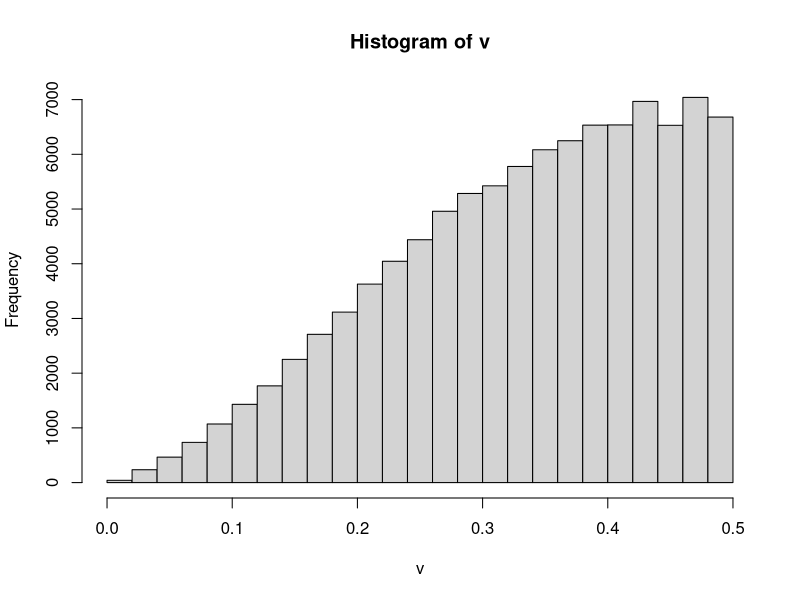
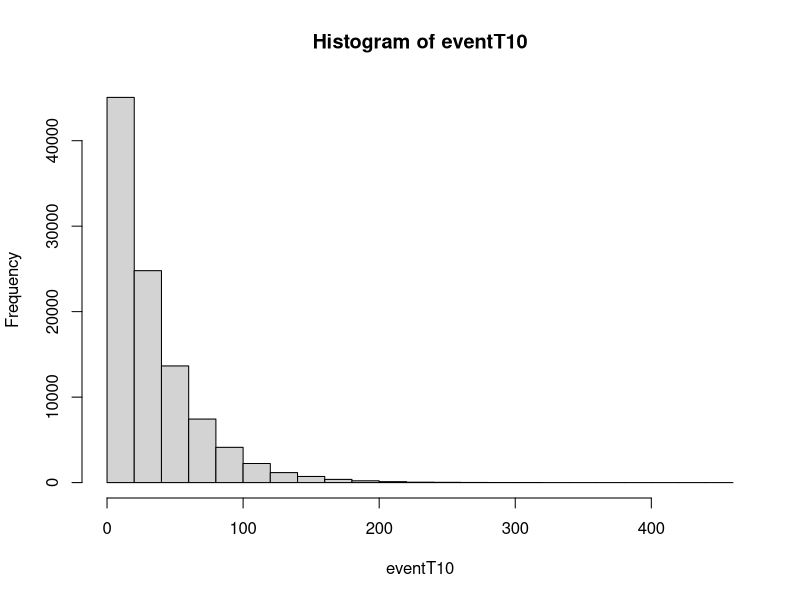
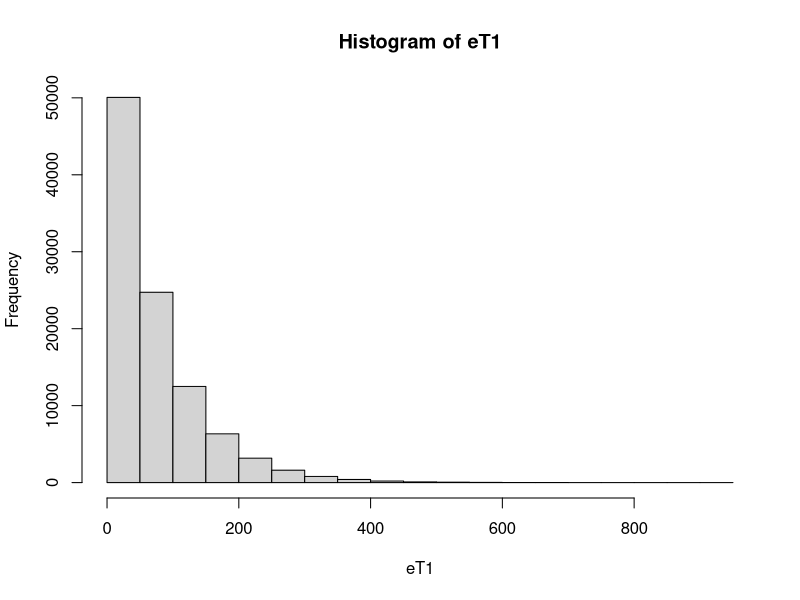
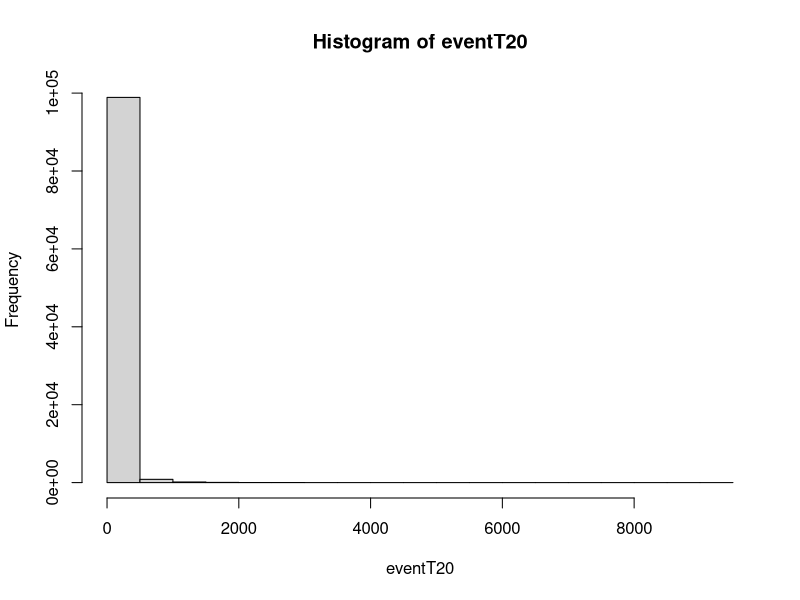
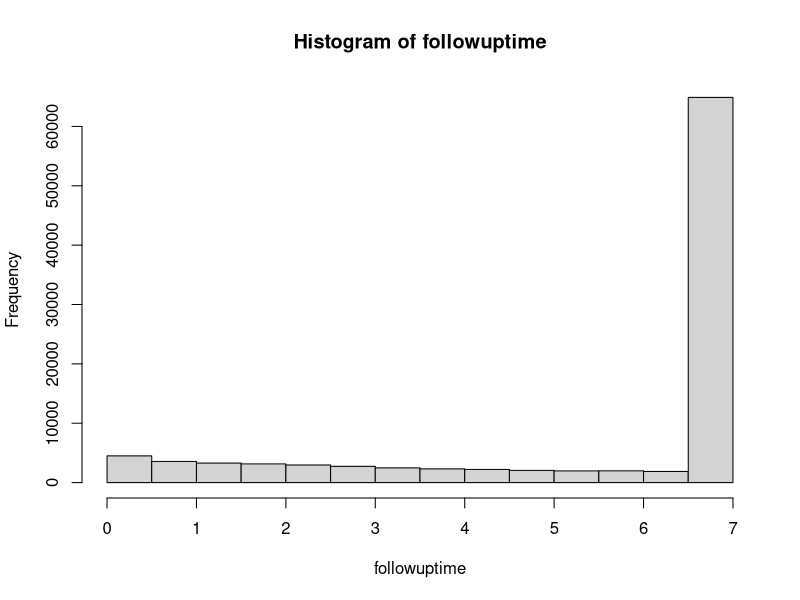
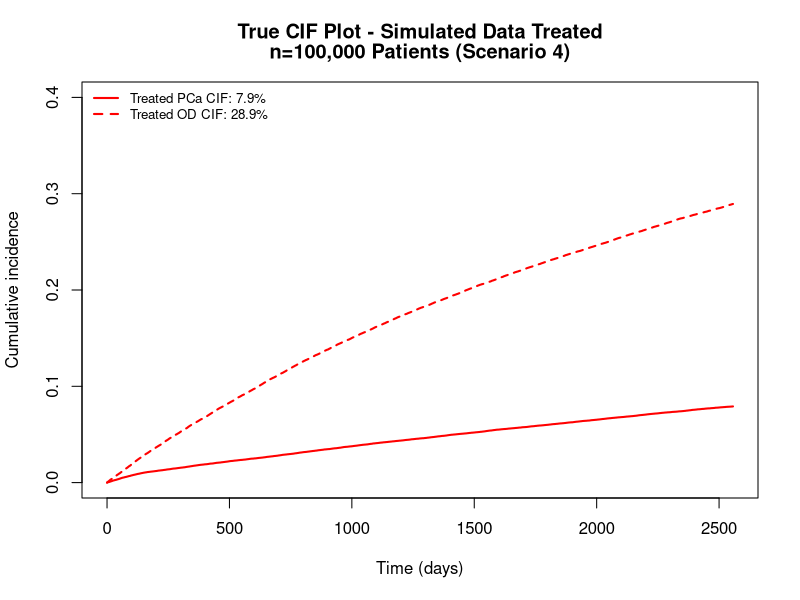

These charts were generated, in order, by the following R code:
# Load required libraries
library(survival)

# Seed
set.seed(185501225)


# Number of patients
n <- 100000

# Confounder (L as our measured confounder)
L <- rnorm(n, mean = 0, sd = 1)

# Treatment initiation times using a Weibull distribution
lambda <- 2.5  # Shape parameter for Weibull distribution
scale_param <- 0.585 * exp(0.2 * L)
W_star_weibull <- rweibull(n, shape = lambda, scale = scale_param)

summary(W_star_weibull)

##THE ABOVE CODE RETURNS TIMES LESS THAN 0.5 FOR ROUGHLY 51% OF THE PATIENTS

# Identify patients whose Weibull-generated treatment times are beyond 0.5
g <- 0.5
late_treated_indices <- which(W_star_weibull > g)
num_late <- length(late_treated_indices)

num_7<-round(0.178 * length(late_treated_indices))
sampled_indices <- sample(late_treated_indices, num_7)
W_star_weibull[sampled_indices] <- 7 + runif(num_7, min = 0, max = 3)  # Adding a random time beyond 7 years for variation

# Function to generate valid treatment initiation times 
for (i in 1:n) {
  while (TRUE) {
    time <- rweibull(1, shape = lambda, scale = scale_param[i])
    if (time <= g) {
      W_star_weibull[i] <- time
      break
    }
  }
}

# Generate treatment initiation times

W_star <- W_star_weibull

# Sample treatment initiation times randomly
v <- sample(W_star, n, replace = TRUE)

# Determine treatment status at any time t
A<-ifelse(v<=g, 1, 0)
table(A) ##all patients were treated
hist(v) ##treatment was within 6 months

##Time to events
#Event 1: PCa Death
lambda1<-0.030; betaA1 <- -0.78; betaL <- 0.95
#pre-treatment
eventT10<-rexp(n, rate = lambda1 * exp(0*L))
hist(eventT10)
#post-treatment
newT1<-rexp(n, rate = lambda1 * exp(0*L + betaA1))
#event time 1
eT1<-ifelse(eventT10<v, eventT10, (newT1+v))
hist(eT1)

##Event 2 (not dependent on A_t)
lambda2<-0.037; betaL2 <- 1.15
eventT20<-rexp(n, rate = lambda2 * exp(betaL2*L))
hist(eventT20)

eT2<-eventT20


# survival time
followuptime <- pmin(eT1, eT2,7)
hist(followuptime)

# Generate event indicator (1: prostate cancer death, 2: other death, 0: censored)
death <- ifelse(eT1 == followuptime, 1, ifelse(eT2 == followuptime, 2,0))
table(death)

# Create a data frame
Simdata1 <- data.frame(Patientid = 1:n,
                       L=L,
                       A=A,
                       Treatment_time=v,
                       Followuptime=followuptime,
                       Death=death,
                       Vital_status = ifelse(death==0, 0, 1)
)

head(Simdata1)

##Let's convert followuptime and treatment_time to days 
Simdata1$Followuptime<-round(Simdata1$Followuptime*365.25, digits = 2)
Simdata1$Treatment_time<-round(Simdata1$Treatment_time*365.25, 2)

##Overall survival at 7 years
km1 <- survfit(Surv(Followuptime, Vital_status) ~ 1, data = Simdata1)
summary(km1, times=2556)

##CIFs at 7 years
cif1 <- survfit(Surv(Followuptime, as.factor(Death)) ~ 1, data = Simdata1)
summary(cif1, times=2556)

plot(cif1,ylim=c(0,0.40),xlab="Time (days)",ylab="Cumulative incidence", 
     col=c("red","red"),lwd=2,lty=c(1,2),conf.int=F,
     main=c(paste("True CIF Plot - Simulated Data Treated"), paste("n=100,000 Patients (Scenario 4)")))
legend(x="topleft",c("Treated PCa CIF: 7.9%", "Treated OD CIF: 28.9%"),
       col=c("red", "red"),lwd=2,lty=c(1,2),bty="n", c=0.8)



